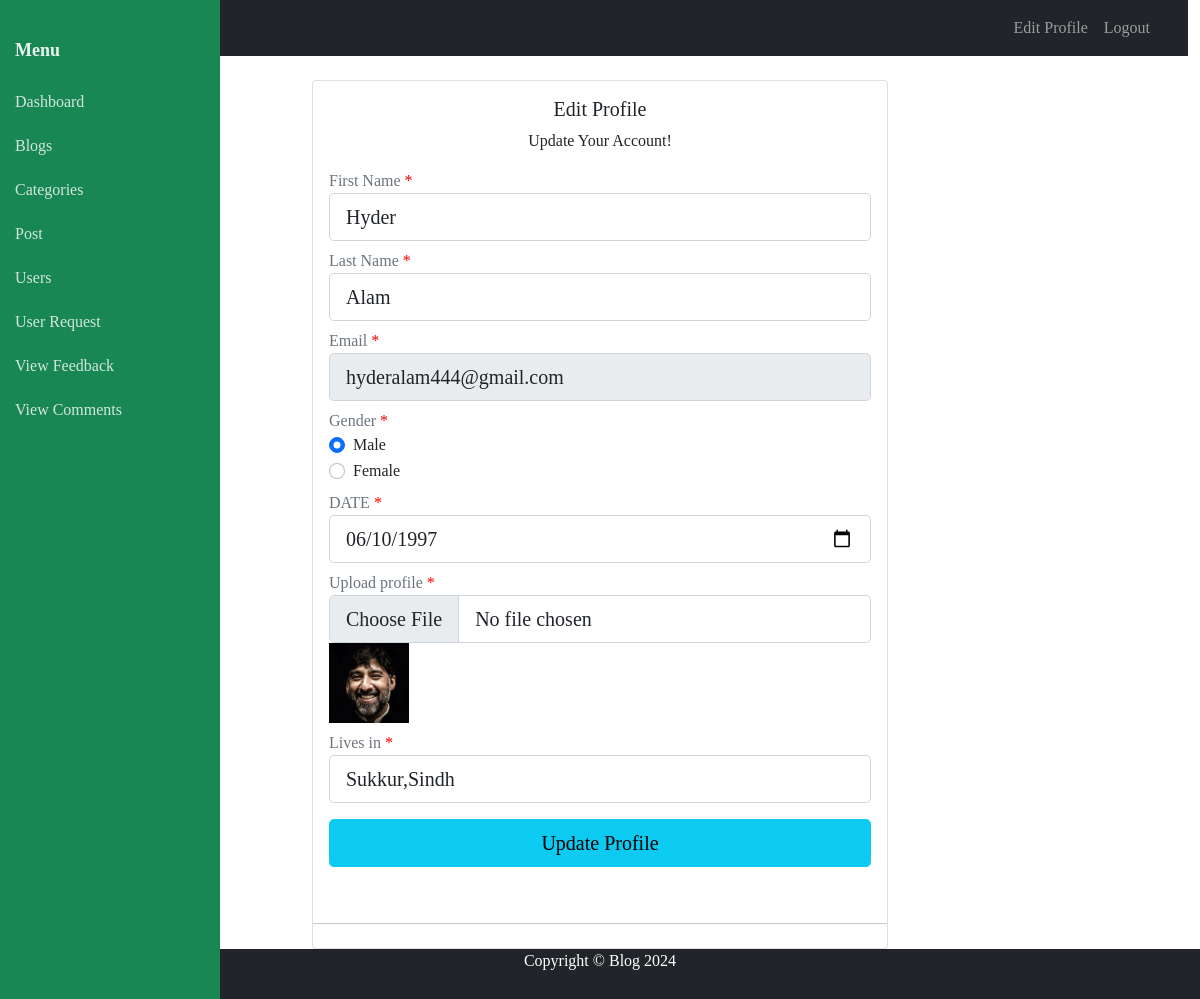
The page /admin/edit_profile.php (signed in) on the database its author committed.
### tables this page shows
CREATE TABLE `user` (
  `user_id` int(11) NOT NULL AUTO_INCREMENT,
  `role_id` int(11) DEFAULT NULL,
  `first_name` varchar(50) NOT NULL,
  `last_name` varchar(50) NOT NULL,
  `email` varchar(50) DEFAULT NULL,
  `password` text NOT NULL,
  `gender` enum('Male','Female') DEFAULT NULL,
  `date_of_birth` date DEFAULT NULL,
  `user_image` text DEFAULT NULL,
  `user_image_path` text DEFAULT NULL,
  `address` text DEFAULT NULL,
  `is_approved` enum('Pending','Approved','Rejected') DEFAULT 'Pending',
  `is_active` enum('Active','InActive') DEFAULT NULL,
  `created_at` timestamp NOT NULL DEFAULT current_timestamp(),
  `updated_at` timestamp NULL DEFAULT NULL,
  PRIMARY KEY (`user_id`),
  KEY `role_id` (`role_id`),
  CONSTRAINT `user_ibfk_1` FOREIGN KEY (`role_id`) REFERENCES `role` (`role_id`) ON DELETE CASCADE ON UPDATE CASCADE
);

### require/functions.php (called while the page is built, shortened)
<?php
$localhost ="localhost";
$username  ="root";
$password  ="";
$database  ="21442_hyder_alam";
$connection=mysqli_connect($localhost,$username,$password,$database);
	function excecute_query($query){
		global $connection;
		$sql=$query;
		$result=mysqli_query($connection,$sql) or die("<p style='color: red;'><b>Error Message: </b>".mysqli_connect_error()."</p>");
		return $result;
	}
?>

### admin/edit_profile.php (the view, shortened to what this page needs)
<?php include("require/header_sidebar.php");
require('../require/functions.php');
$query="SELECT * FROM user WHERE user.user_id= '".$user_id."' ";
$result=excecute_query($query);
$rows=mysqli_fetch_assoc($result);
?>
<div class="container">
    <div class="row justify-content-center">
        <div class="col-sm-12 col-md-10 col-lg-6" >
            <div class="card">
                <div class="card-body">
                    <h5 class="card-title text-center">Edit Profile</h5>
                    <p class="card-text text-center">Update Your Account!</p>
                    <form class="form" action="process.php" method="POST" enctype="multipart/form-data" >
                        <div class="form-group my-2">
                            <label class="text-muted">First Name <span style="color: red;">*</span></label>
                            <input required type="text" value="<?=$rows['first_name']?>" name="first_name" id="first_name" placeholder="First Name" class="form-control form-control-lg" >
                        </div>
                        <div class="form-group my-2">
                            <label class="text-muted">Last Name <span style="color: red;">*</span></label>
                            <input required type="text" value="<?=$rows['last_name']?>" name="last_name" id="last_name" placeholder="Last Name" class="form-control form-control-lg">
                        </div>
                        <div class="form-group my-2">
                            <label class="text-muted">Email <span style="color: red;">*</span></label>
                            <input disabled type="email" value="<?=$rows['email']?>" name="email" id="email" placeholder="Email Address" class="form-control form-control-lg">
                        </div>
                        <div class="form-group my-2">
                            <label class="text-muted">Gender <span style="color: red;">*</span></label>
                            <div class="form-check">
                                <input class="form-check-input" type="radio" name="gender" id="male" value="Male" <?=$rows['gender']=='Male' ? 'checked' : "" ?> >
                                <label class="form-check-label" for="male">Male</label>
                            </div>
                            <div class="form-check">
                                <input class="form-check-input" type="radio" name="gender" id="female" value="Female" <?=$rows['gender']=='Female' ? 'checked' : "" ?> >
                                <label class="form-check-label" for="female">Female</label>
                            </div>
                        </div>
                        <div class="form-group my-2">
                            <label class="text-muted">DATE <span style="color: red;">*</span></label>
                            <input required type="date" name="date_of_birth" id="date_of_birth" value="<?=$rows['date_of_birth']?>" class="form-control form-control-lg">
                        </div>
                        <div class="form-group my-2">
                            <label class="text-muted">Upload profile  <span style="color: red;">*</span></label>
                            <input type="file" name="profile_pic" id="profile_pic" class="form-control form-control-lg">
                            <img width="80px" src="<?=$rows['user_image_path']?>"  >
                        </div>
                        <div class="form-group">
                            <label class="text-muted">Lives in <span style="color: red;">*</span></label>
                            <input required type="text" name="address" value="<?=$rows['address']?>"  placeholder="Address" id="address" class="form-control form-control-lg">
                        </div>
                        <div class="form-group my-3 d-grid">
                            <input type="submit" name="update_account" id="register" value="Update Profile" class="btn btn-info btn-lg btn-block"></input>
                        </div>
                    </form>
                </div>
                    <hr class="my-4">
            </div>
        </div>
    </div>
</div>
<?php include("require/footer.php") ?>

### admin/require/header_sidebar.php (style rules this page uses)
body { font-family: 'PT Serif', serif; }

### rows shown on the page
user: first_name "Hyder", last_name "Alam", email "hyderalam444@gmail.com", gender "☑ Male", gender "☐ Female", date_of_birth "06/10/1997", user_image_path (picture), address "Sukkur,Sindh"
